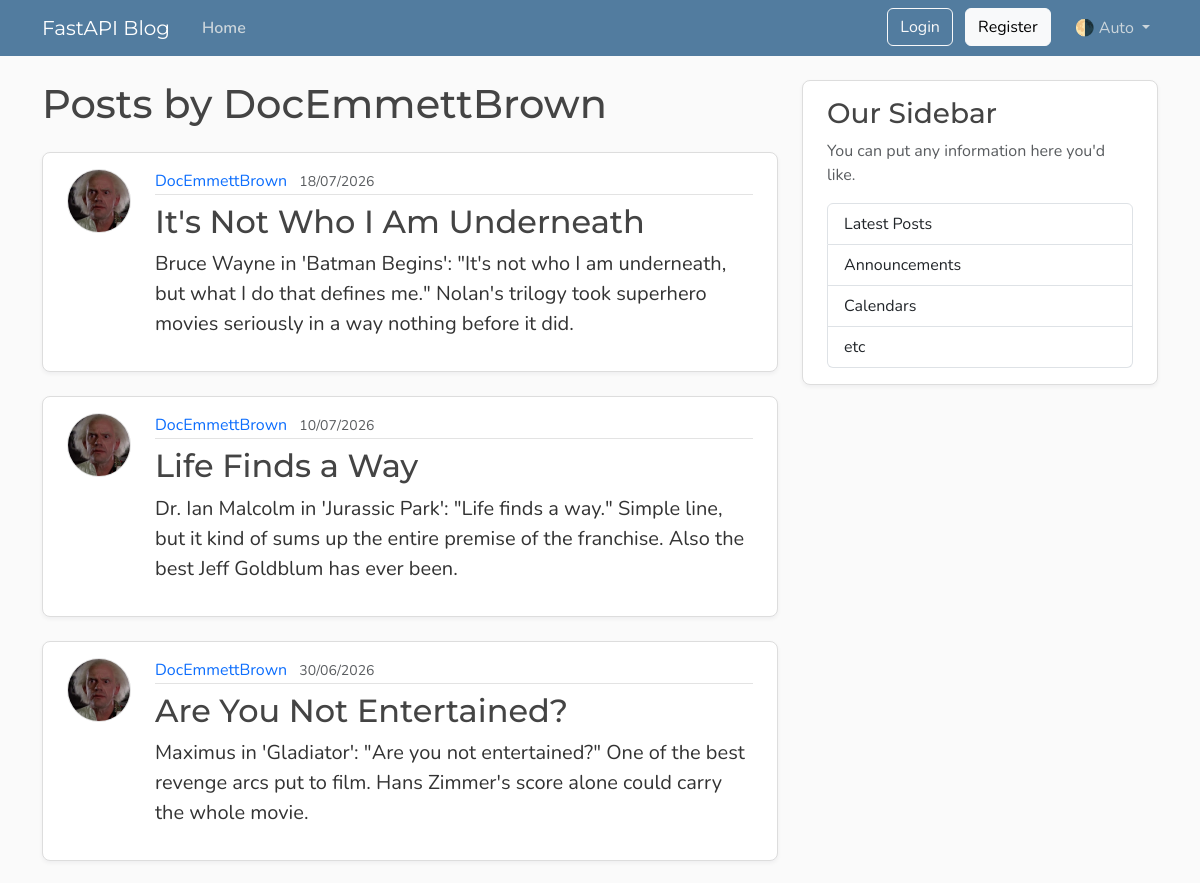
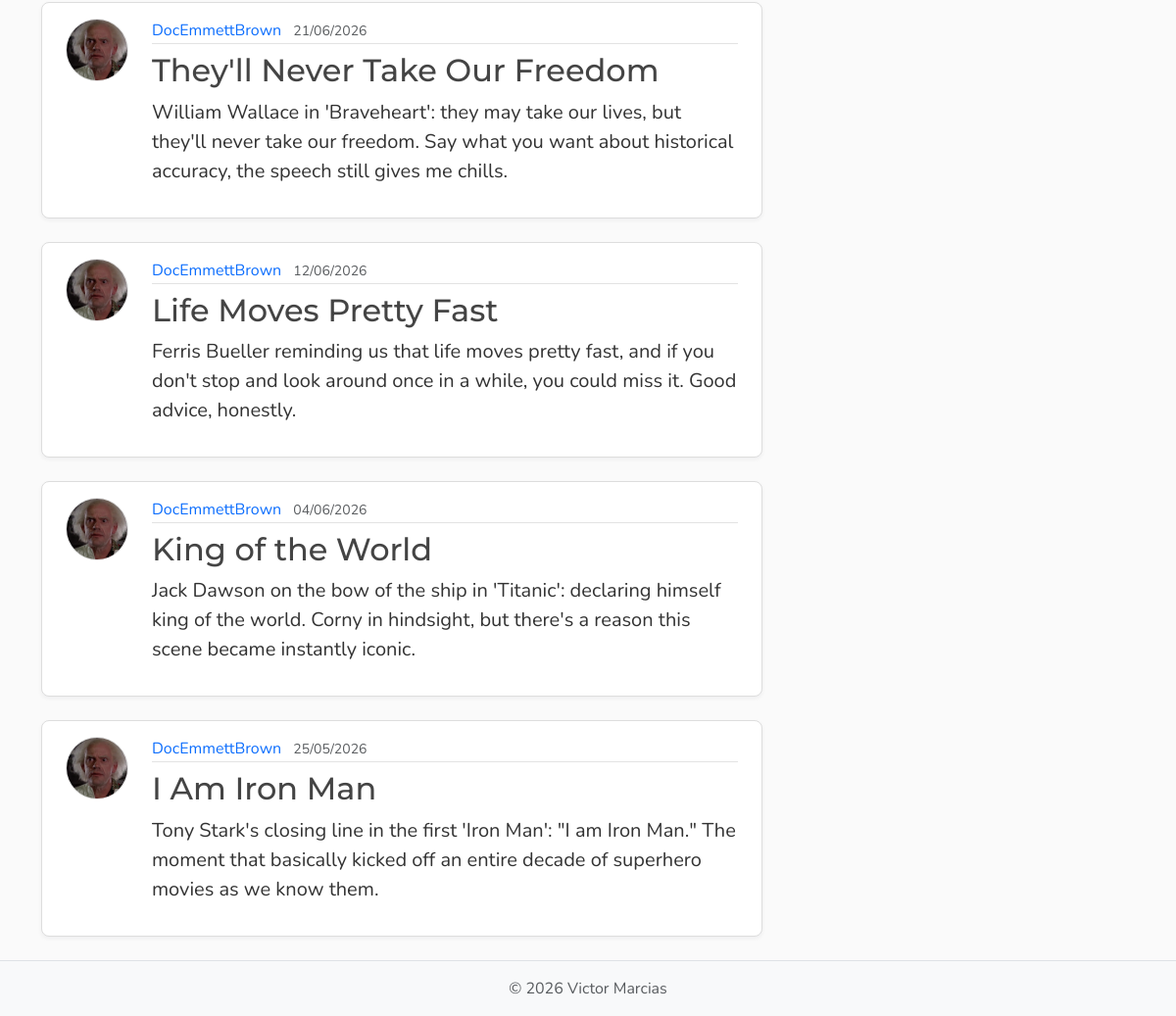
The page /users/5/posts on the database its author committed (2 pictures, top to bottom).
### models.py (models this page shows, shortened)
class User(Base):
    __tablename__ = "users"
    id: Mapped[int] = mapped_column(Integer, primary_key=True, index=True)
    username: Mapped[str] = mapped_column(String(50), unique=True, nullable=False)
    email: Mapped[str] = mapped_column(String(120), unique=True, nullable=False)
    password_hash: Mapped[str] = mapped_column(String(200), nullable=False)
    image_file: Mapped[str | None] = mapped_column(
        String(200),
        nullable=True,
        default=None,
    )
    posts: Mapped[list[Post]] = relationship(
        back_populates="author",
        cascade="all, delete-orphan"
    )

class Post(Base):
    __tablename__ = "posts"
    id: Mapped[int] = mapped_column(Integer, primary_key=True, index=True)
    title: Mapped[str] = mapped_column(String(100), nullable=False)
    content: Mapped[str] = mapped_column(Text, nullable=False)
    user_id: Mapped[int] = mapped_column(
        ForeignKey("users.id"),
        nullable=False,
        index=True,
    )
    date_posted: Mapped[datetime] = mapped_column(
        DateTime(timezone=True),
        default=lambda: datetime.now(UTC),
    )
    author: Mapped[User] = relationship(back_populates="posts")

### main.py (the view)
@app.get("/users/{user_id}/posts", include_in_schema=False, name="user_posts")
async def user_posts_page(
    request: Request,
    user_id: int,
    db: Annotated[AsyncSession, Depends(get_db)],
):
    result = await db.execute(
        select(models.User)
        .where(models.User.id == user_id)
    )
    user = result.scalars().first()
    if not user:
        raise HTTPException(
            status_code=status.HTTP_404_NOT_FOUND,
            detail="User not found",
        )
    result = await db.execute(
        select(models.Post)
        .options(selectinload(models.Post.author))
        .where(models.Post.user_id == user_id)
        .order_by(models.Post.date_posted.desc())
    )
    posts = result.scalars().all()
    return templates.TemplateResponse(
        request,
        "user_posts.html",
        {"posts": posts, "user": user, "title": f"{user.username}'s Posts"},
    )

### templates/user_posts.html
{% extends "layout.html" %}
{% block content %}
  <h1 class="mb-4">Posts by {{ user.username }}</h1>
  {% for post in posts %}
    <article class="content-section py-3 px-4 mb-4">
      <div class="d-flex align-items-start gap-4">
        <img class="rounded-circle article-img flex-shrink-0"
             src="{{ post.author.image_path }}"
             alt="{{ post.author.username }}'s profile picture"
             width="64"
             height="64"
             loading="lazy">
        <div class="flex-grow-1">
          <div class="article-metadata mb-2">
            <a class="me-2"
               href="{{ url_for('user_posts', user_id=post.author.id) }}">{{ post.author.username }}</a>
            <small class="text-body-secondary">{{ post.date_posted.strftime('%d/%m/%Y') }}</small>
          </div>
          <h2>
            <a class="article-title"
               href="{{ url_for('post_page', post_id=post.id) }}">{{ post.title }}</a>
          </h2>
          <p class="article-content">{{ post.content }}</p>
        </div>
      </div>
    </article>
  {% else %}
    <p class="text-body-secondary">No posts by this user yet.</p>
  {% endfor %}
{% endblock content %}

### static/css/main.css (style rules this page uses)
:root { --font-heading: "Montserrat", system-ui, -apple-system, BlinkMacSystemFont, sans-serif; --font-body: "Nunito", system-ui, -apple-system, BlinkMacSystemFont, sans-serif; --color-bg-body: #fafafa; --color-bg-content: #ffffff; --color-text-primary: #333333; --color-text-heading: #444444; --color-steel: #527c9f; --color-nav-link: #cbd5db; --color-nav-link-hover: #ffffff; --color-link-hover: #428bca; --color-border: #dddddd; --color-border-light: #e3e3e3; --spacing-xl: 5rem; --article-img-size: 4rem; --account-img-size: 7.813rem; }
body { font-family: var(--font-body); background: var(--color-bg-body); color: var(--color-text-primary); }
h1, h2, h3, h4, h5, h6 { font-family: var(--font-heading); color: var(--color-text-heading); }
a { text-decoration: none; }
.content-section { background: var(--color-bg-content); border: 1px solid var(--color-border); border-radius: 0.5rem; box-shadow: 0 2px 4px rgba(15, 23, 42, 0.05); transition: box-shadow 0.15s ease, transform 0.15s ease, border-color 0.15s ease; }
.article-title { color: var(--color-text-heading); transition: color 0.2s ease-in-out; }
.article-content { white-space: pre-line; font-size: 1.25rem; }
.article-img { height: var(--article-img-size); width: var(--article-img-size); flex-shrink: 0; object-fit: cover; border: 1px solid var(--color-border-light); box-shadow: 0 0 0 2px var(--color-bg-content); }
.article-metadata { padding-bottom: 0.063rem; border-bottom: 1px solid var(--color-border-light); }
.article-metadata a { transition: color 0.2s ease-in-out; }

### rows shown on the page
User: username "DocEmmettBrown"
Post: author.image_path (picture), author.username "DocEmmettBrown", date_posted "18/07/2026", title "It's Not Who I Am Underneath", content "Bruce Wayne in 'Batman Begins': \"It's not who I am underneath, but what I do that defines me.\" Nolan's trilogy took superhero movies seriously in a way nothing before it did."
Post: author.image_path (picture), author.username "DocEmmettBrown", date_posted "10/07/2026", title "Life Finds a Way", content "Dr. Ian Malcolm in 'Jurassic Park': \"Life finds a way.\" Simple line, but it kind of sums up the entire premise of the franchise. Also the best Jeff Goldblum has ever been."
Post: author.image_path (picture), author.username "DocEmmettBrown", date_posted "30/06/2026", title "Are You Not Entertained?", content "Maximus in 'Gladiator': \"Are you not entertained?\" One of the best revenge arcs put to film. Hans Zimmer's score alone could carry the whole movie."
Post: author.image_path (picture), author.username "DocEmmettBrown", date_posted "21/06/2026", title "They'll Never Take Our Freedom", content "William Wallace in 'Braveheart': they may take our lives, but they'll never take our freedom. Say what you want about historical accuracy, the speech still gives me chills."
Post: author.image_path (picture), author.username "DocEmmettBrown", date_posted "12/06/2026", title "Life Moves Pretty Fast", content "Ferris Bueller reminding us that life moves pretty fast, and if you don't stop and look around once in a while, you could miss it. Good advice, honestly."
Post: author.image_path (picture), author.username "DocEmmettBrown", date_posted "04/06/2026", title "King of the World", content "Jack Dawson on the bow of the ship in 'Titanic': declaring himself king of the world. Corny in hindsight, but there's a reason this scene became instantly iconic."
Post: author.image_path (picture), author.username "DocEmmettBrown", date_posted "25/05/2026", title "I Am Iron Man", content "Tony Stark's closing line in the first 'Iron Man': \"I am Iron Man.\" The moment that basically kicked off an entire decade of superhero movies as we know them."
